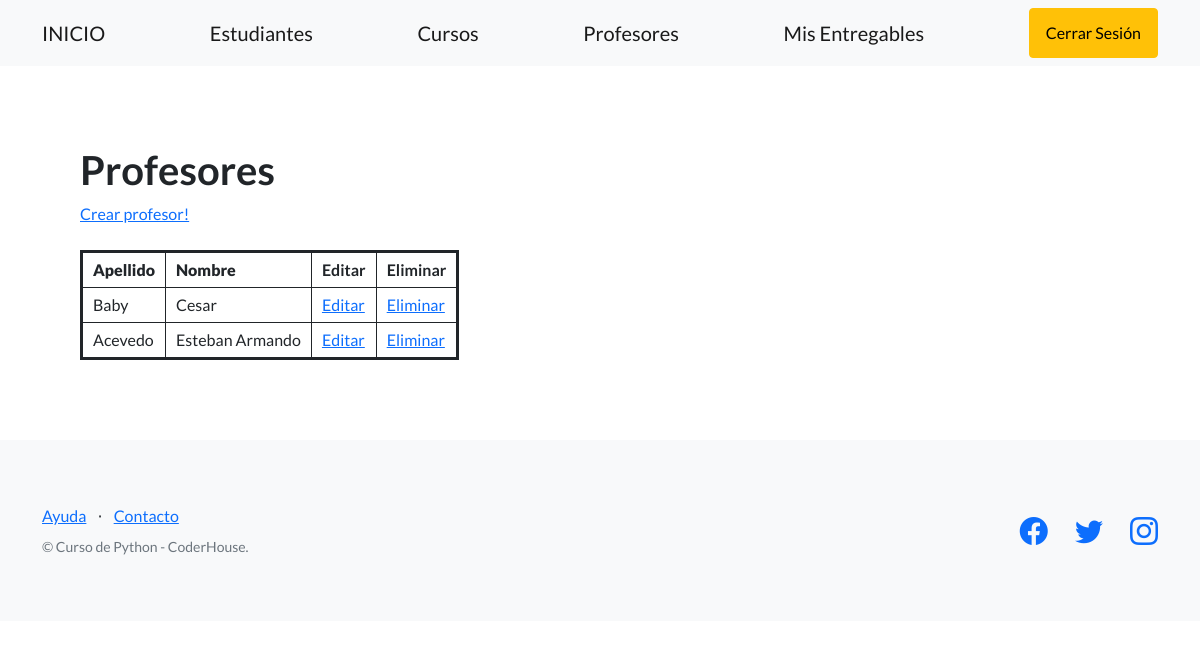
The app's page /plataforma-coder/profesores/ (signed in) with its own data.
### AppCoder/models.py (models this page shows, shortened)
class Profesor(models.Model):
    nombre = models.CharField(max_length=128)
    apellido = models.CharField(max_length=128)
    email = models.EmailField()
    profesion = models.CharField(max_length=64)

### AppCoder/views.py (the view)
# urls.py: path('profesores/', views.profesores, name="profesores"),
@login_required
def profesores(request):
    profesores = Profesor.objects.all()  # trae todos los profesores
    contexto = {"profesores": profesores}
    borrado = request.GET.get('borrado', None)
    contexto['borrado'] = borrado
    return render(request, "AppCoder/profesores.html", contexto)

### AppCoder/templates/AppCoder/profesores.html (shortened to what this page needs)
{% extends "AppCoder/plantilla_base.html" %}
{% block contenido_base %}
<h1>Profesores</h1>
<a href="{% url 'crear_profesor' %}">Crear profesor!</a>
<br><br>
<table class="coder-table">
  <tbody>
    <tr>
      <th>
        <strong>Apellido</strong>
      </th>
      <th>
        <strong>Nombre</strong>
      </th>
      <th>Editar</th>
      <th>Eliminar</th>
    </tr>
    {% for profesor in profesores %}
    <tr>
      <td>{{profesor.apellido}}</td>
      <td>{{profesor.nombre}}</td>
      <td><a href="{% url 'editar_profesor' profesor.id %}">Editar</a></td>
      <td><a href="{% url 'eliminar_profesor' profesor.id %}">Eliminar</a></td>
    </tr>
    {% endfor %}
  </tbody>
</table>
{% endblock contenido_base %}

### AppCoder/templates/AppCoder/profesores.html (style rules this page uses)
table.coder-table { border:3px solid; }
th, td { border:1px solid; padding:5px 10px; }

### records on screen
Profesor: apellido "Baby", nombre "Cesar"
Profesor: apellido "Acevedo", nombre "Esteban Armando"
